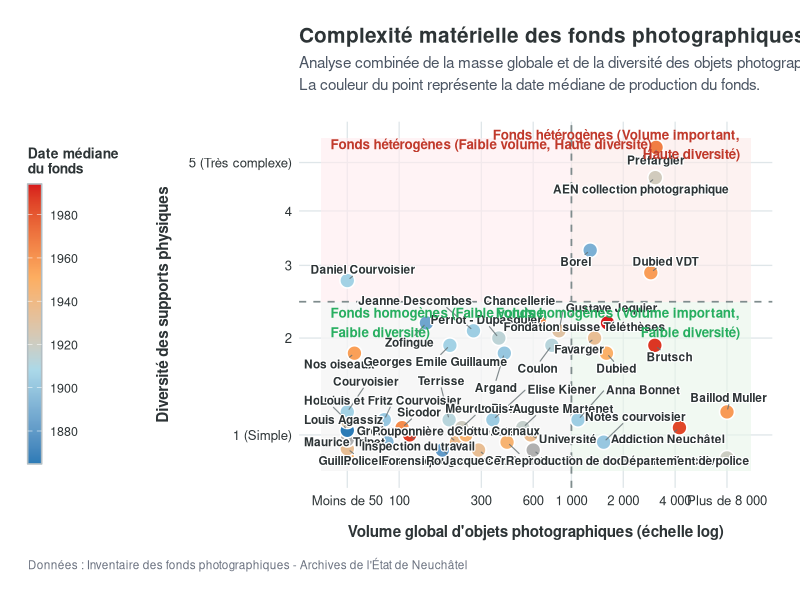
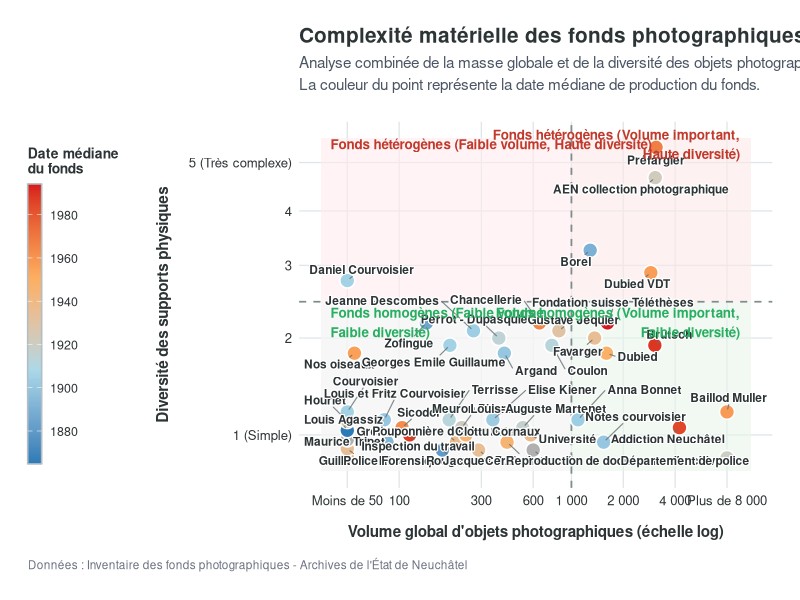

Generate these figures, in order, with R:
# Romain Margaron
# Dans le cadre du Master Patrimoine régional et humanités numériques, Université de Neuchâtel
# Pour le travail de mémoire intitulé :
# Valoriser les archives photographiques par la datavisualisation : potentiel d’un outil de médiation dans trois institutions patrimoniales neuchâteloises.
# Réalisé entre avril et août 2026.

# Etape 1 : Import

setwd("C:/Users/raiku/Documents/Memoire_RM/dataviz/AEN/scatter_plot_volume_diversite")
library(ggplot2)
library(dplyr)
library(tidyr)
library(readxl)
library(stringr)
library(ggrepel)


df <- read_excel("DF_inventaire_photos_AEN.xlsx")

# Etape 2 : Préparation et nettoyage des données
df_clean <- df %>%
    filter(!is.na(fonds)) %>%
    mutate(
        fonds = stringr::str_squish(as.character(fonds)),
        date_min = suppressWarnings(as.numeric(date_min)),
        date_max = suppressWarnings(as.numeric(date_max))
    ) %>%
    mutate(
        date_min_eff = dplyr::coalesce(date_min, date_max),
        date_max_eff = dplyr::coalesce(date_max, date_min)
    ) %>%
    mutate(
        year_mid = floor((date_min_eff + date_max_eff) / 2)
    ) %>%
    mutate(across(starts_with("nbre_"), ~ replace_na(suppressWarnings(as.numeric(.x)), 0)))

# Agrégation par fonds
df_fonds_agg <- df_clean %>%
    group_by(fonds) %>%
    summarise(
        year_mid = suppressWarnings(floor(median(year_mid, na.rm = TRUE))),
        across(starts_with("nbre_"), ~ sum(.x, na.rm = TRUE)),
        .groups = "drop"
    ) %>%
    rowwise() %>%
    mutate(
        vol_total = sum(c_across(starts_with("nbre_")), na.rm = TRUE),
        diversity = sum(c_across(starts_with("nbre_")) > 0, na.rm = TRUE)
    ) %>%
    ungroup() %>%
    filter(vol_total > 0) %>%
    mutate(vol_plot = pmax(50, pmin(8000, vol_total))) %>%
    arrange(diversity, vol_total) %>%
    group_by(diversity) %>%
    mutate(
        rank_in_div = row_number(),
        alt_offset = case_when(
            rank_in_div %% 5 == 1 ~ -0.25,
            rank_in_div %% 5 == 2 ~ 0.25,
            rank_in_div %% 5 == 3 ~ -0.12,
            rank_in_div %% 5 == 4 ~ 0.12,
            rank_in_div %% 5 == 0 ~ 0.00
        )
    ) %>%
    ungroup() %>%
    group_by(vol_plot, diversity) %>%
    mutate(
        n_points = n(),
        idx = row_number(),
        y_offset = if_else(
            n_points > 1,
            -0.38 + (idx - 1) * (0.76 / (n_points - 1)),
            alt_offset
        ),
        y_base = case_when(
            diversity == 1 ~ 1.0,
            diversity == 2 ~ 2.6,
            diversity == 3 ~ 3.8,
            diversity == 4 ~ 4.7,
            diversity == 5 ~ 5.5
        ),
        y_plot = y_base + y_offset
    ) %>%
    ungroup() %>%
    mutate(
        nudge_x = case_when(
            fonds == "Zofingue" ~ -0.08,
            fonds == "Fondation suisse Téléthèses" ~ -0.05,
            TRUE ~ 0
        ),
        nudge_y = case_when(
            fonds == "Zofingue" ~ -0.4,
            fonds == "Fondation suisse Téléthèses" ~ -0.4,
            TRUE ~ 0
        )
    )

# Etape 3 : Visualisation

p_scatter <- ggplot(df_fonds_agg, aes(x = vol_plot, y = y_plot)) +
    geom_rect(
        data = data.frame(1), aes(xmin = 35, xmax = 1000, ymin = 0.4, ymax = 3.2),
        fill = "#f5f5f5", alpha = 0.8, inherit.aes = FALSE
    ) +
    geom_rect(
        data = data.frame(1), aes(xmin = 1000, xmax = 11000, ymin = 0.4, ymax = 3.2),
        fill = "#e8f5e9", alpha = 0.6, inherit.aes = FALSE
    ) +
    geom_rect(
        data = data.frame(1), aes(xmin = 35, xmax = 1000, ymin = 3.2, ymax = 5.9),
        fill = "#ffebee", alpha = 0.6, inherit.aes = FALSE
    ) +
    geom_rect(
        data = data.frame(1), aes(xmin = 1000, xmax = 11000, ymin = 3.2, ymax = 5.9),
        fill = "#fbe9e7", alpha = 0.6, inherit.aes = FALSE
    ) +
    geom_vline(xintercept = 1000, linetype = "dashed", color = "#7f8c8d", linewidth = 0.6) +
    geom_hline(yintercept = 3.2, linetype = "dashed", color = "#7f8c8d", linewidth = 0.6) +
    geom_point(aes(fill = year_mid),
        shape = 21, color = "white", stroke = 0.8,
        size = 4.5
    ) +
    scale_x_log10(
        limits = c(35, 11000),
        breaks = c(50, 100, 300, 600, 1000, 2000, 4000, 8000),
        labels = c("Moins de 50", "100", "300", "600", "1 000", "2 000", "4 000", "Plus de 8 000")
    ) +
    scale_y_continuous(
        limits = c(0.4, 5.9),
        breaks = c(1.0, 2.6, 3.8, 4.7, 5.5),
        labels = c("1 (Simple)", "2", "3", "4", "5 (Très complexe)")
    ) +
    # Palette de couleur
    scale_fill_gradientn(
        colors = c("#2c7bb6", "#abd9e9", "#fdae61", "#d7191c"),
        name = "Date médiane\ndu fonds",
        na.value = "#B0B0B0",
        breaks = seq(1860, 2000, by = 20),
        guide = guide_colorbar(
            title.position = "top",
            title.theme = element_text(face = "bold", size = 10),
            barwidth = unit(0.7, "lines"),
            barheight = unit(14, "lines"),
            frame.colour = "#b2bec3",
            ticks.colour = "white"
        )
    ) +
    # Étiquettes textuelles
    geom_text_repel(
        data = df_fonds_agg,
        aes(label = fonds),
        size = 3.0,
        color = "#2d3436",
        fontface = "bold",
        bg.color = "white",
        bg.r = 0.12,
        max.overlaps = 50,
        box.padding = 0.25,
        point.padding = 0.2,
        min.segment.length = 0,
        segment.color = "#636e72",
        segment.size = 0.4,
        segment.alpha = 0.8,
        ylim = c(0.42, 5.7),
        nudge_x = df_fonds_agg$nudge_x,
        nudge_y = df_fonds_agg$nudge_y,
        force = 4,
        force_pull = 0.5,
        max.iter = 10000
    ) +
    # Annotations textuelles
    annotate("text",
        x = 40, y = 3.1, label = "Fonds homogènes (Faible volume,\nFaible diversité)",
        hjust = 0, vjust = 1.0, size = 3.4, color = "#27ae60", fontface = "bold"
    ) +
    annotate("text",
        x = 9500, y = 3.1, label = "Fonds homogènes (Volume important,\nFaible diversité)",
        hjust = 1, vjust = 1.0, size = 3.4, color = "#27ae60", fontface = "bold"
    ) +
    annotate("text",
        x = 40, y = 5.8, label = "Fonds hétérogènes (Faible volume, Haute diversité)",
        hjust = 0, vjust = 0.5, size = 3.4, color = "#c0392b", fontface = "bold"
    ) +
    annotate("text",
        x = 9500, y = 5.8, label = "Fonds hétérogènes (Volume important,\nHaute diversité)",
        hjust = 1, vjust = 0.5, size = 3.4, color = "#c0392b", fontface = "bold"
    ) +
    # Titres, légendes et thèmes
    labs(
        title = "Complexité matérielle des fonds photographiques",
        subtitle = "Analyse combinée de la masse globale et de la diversité des objets photographiques.\nLa couleur du point représente la date médiane de production du fonds.",
        x = "Volume global d'objets photographiques (échelle log)",
        y = "Diversité des supports physiques",
        caption = "Données : Inventaire des fonds photographiques - Archives de l'État de Neuchâtel"
    ) +
    theme_minimal(base_size = 12) +
    theme(
        text = element_text(family = "sans"),
        plot.title = element_text(face = "bold", size = 15, colour = "#2d3436", margin = margin(b = 6)),
        plot.subtitle = element_text(size = 11, colour = "#4b5563", lineheight = 1.2, margin = margin(b = 20)),
        plot.caption = element_text(size = 8.5, colour = "#6b7280", margin = margin(t = 14), hjust = 0),
        plot.caption.position = "plot",
        axis.title.x = element_text(face = "bold", size = 11, colour = "#2d3436", margin = margin(t = 12)),
        axis.title.y = element_text(face = "bold", size = 11, colour = "#2d3436", margin = margin(r = 12)),
        axis.text = element_text(size = 9.5, colour = "#2d3436"),
        panel.grid.major = element_line(colour = "#dfe6e9", linewidth = 0.45),
        panel.grid.minor = element_blank(),
        legend.position = "left",
        legend.box = "vertical",
        legend.margin = margin(r = 15),
        legend.title = element_text(size = 9.5, face = "bold", colour = "#2d3436"),
        legend.text = element_text(size = 9, colour = "#2d3436"),
        plot.margin = margin(20, 20, 20, 20)
    )

# Sauvegarde des graphiques

ggsave("scatter_plot_volume_diversite.svg",
    plot = p_scatter,
    width = 13.5,
    height = 9.5,
    dpi = 300,
    bg = "white"
)

ggsave("scatter_plot_volume_diversite.jpeg",
    plot = p_scatter,
    width = 13.5,
    height = 9.5,
    dpi = 300,
    bg = "white"
)
